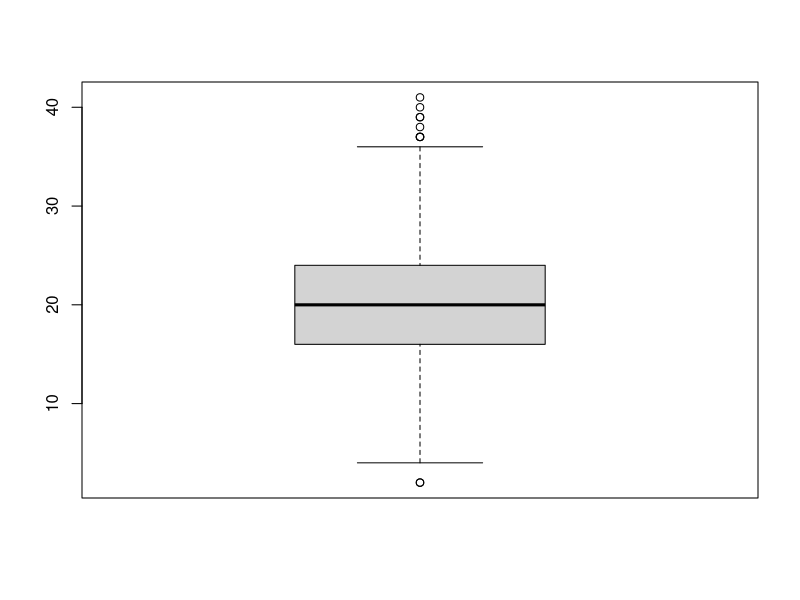
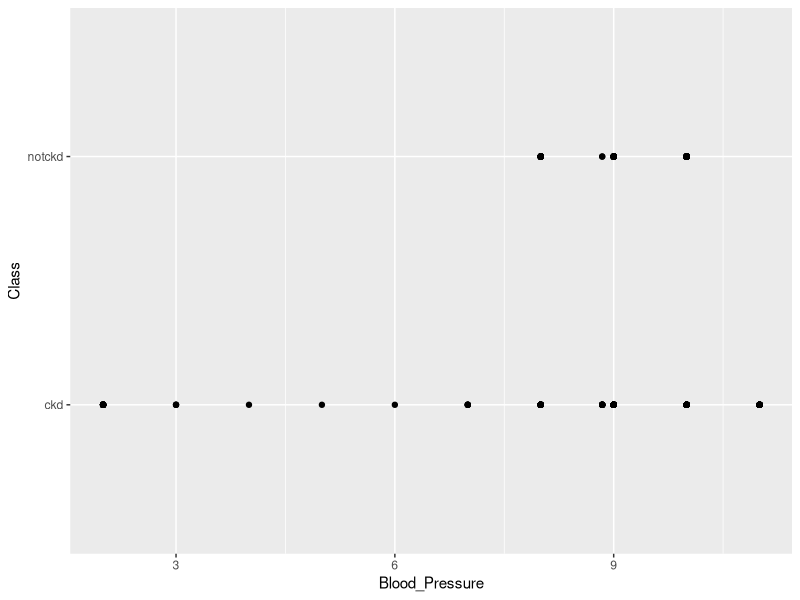
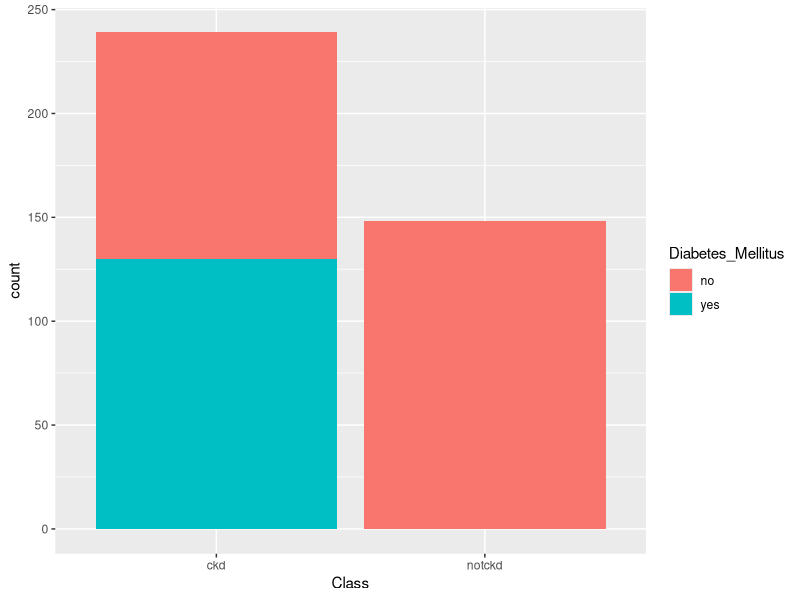
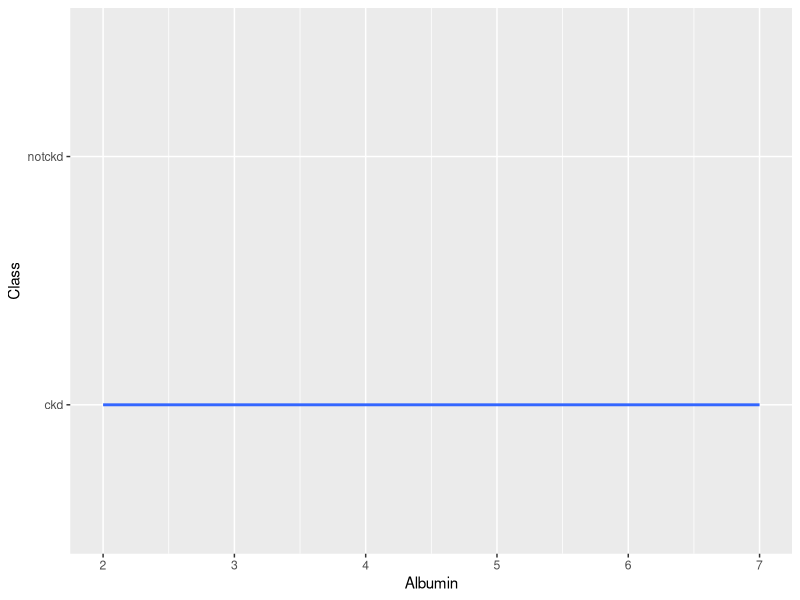
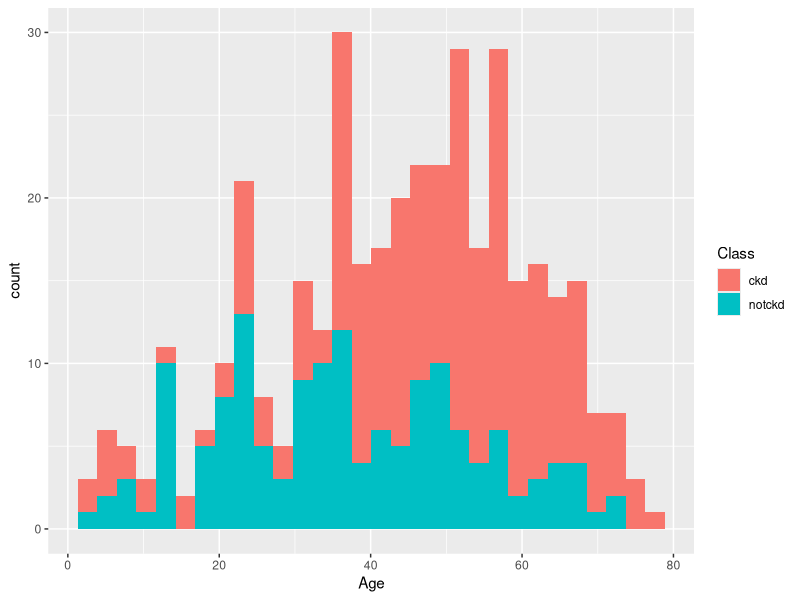
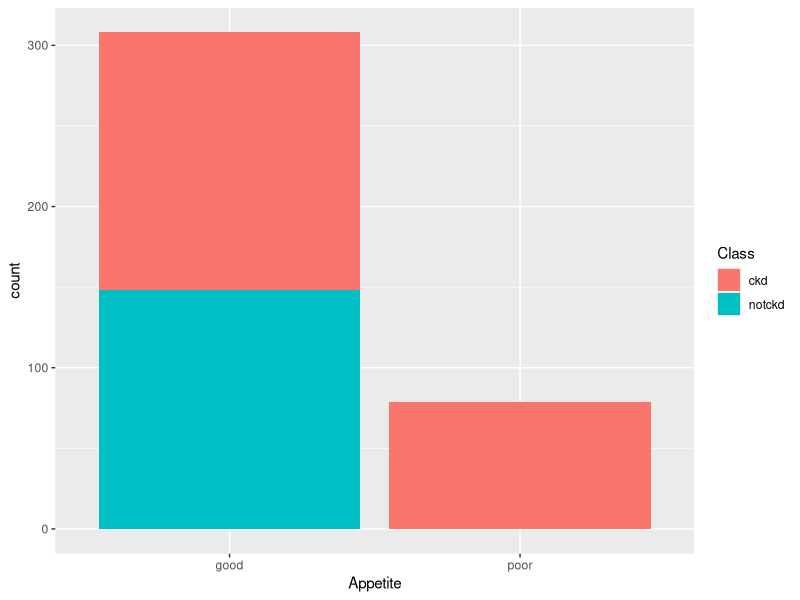
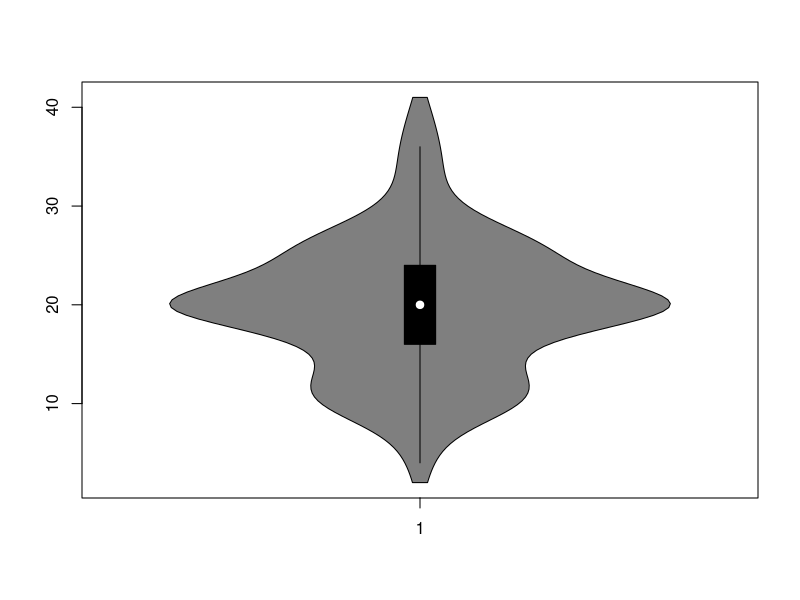
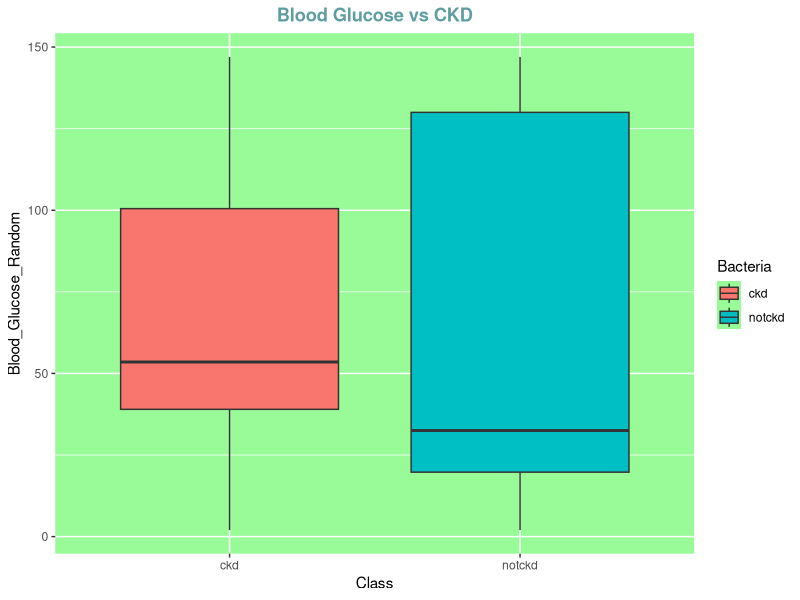

Write R code to recreate these figures, in order.
setwd("F:/SRET/Projects/RProgramming")
library(dplyr)
library(ggplot2)
library(caret)
library(magrittr)
library(party)
library(caTools)
#importing the dataset
kidneydata<-read.csv('chronic_kidney_disease_full.csv',stringsAsFactors = T)
#to keep Class col as string
kidneydata$class<-as.character(kidneydata$class)
head(kidneydata)
tail(kidneydata)
str(kidneydata)
summary(kidneydata)
#exploring the dataset
kidneydata
names(kidneydata)
#viewing first few rows of the dataset
head(kidneydata)
#checking about all the columns
summary(kidneydata)
#checking unique values of each column
l_unique <- lapply(kidneydata,unique)
l_unique
#dropping unwanted rows which consist invalid data
kidneydata<-subset(kidneydata,kidneydata$appet!="no")
kidneydata<-subset(kidneydata,kidneydata$rbcc !="\t?")
kidneydata<-subset(kidneydata,kidneydata$class !="ckd\t")
#correcting typing mistake
kidneydata<-kidneydata %>% mutate(dm = replace(dm,dm==" yes","yes")) %>% mutate(dm = replace(dm,dm=="\tyes","yes")) %>% mutate(dm = replace(dm,dm=="\tno","no")) %>% mutate(cad = replace(cad,cad=="\tno","no")) %>% mutate(cad = replace(cad,cad=="\tyes","yes"))
#replacing the invalid missing values with NA
colSums(is.na(kidneydata))
#dropping all rows which has missing age
kidneydata<-subset(kidneydata,kidneydata$age!="?")
kidneydata<-kidneydata %>% mutate(bp = replace(bp,bp=="?",NA))
kidneydata<-kidneydata %>% mutate(sg = replace(sg,sg=="?",NA))
kidneydata<-kidneydata %>% mutate(al = replace(al,al=="?",NA))
kidneydata<-kidneydata %>% mutate(su = replace(su,su=="?",NA))
kidneydata<-kidneydata %>% mutate(rbc = replace(rbc,rbc=="?",NA))
kidneydata<-kidneydata %>% mutate(pc = replace(pc,pc=="?",NA))
kidneydata<-kidneydata %>% mutate(pcc = replace(pcc,pcc=="?",NA))
kidneydata<-kidneydata %>% mutate(ba = replace(ba,ba=="?",NA))
kidneydata<-kidneydata %>% mutate(bgr = replace(bgr,bgr=="?",NA))
kidneydata<-kidneydata %>% mutate(bu = replace(bu,bu=="?",NA))
kidneydata<-kidneydata %>% mutate(sc = replace(sc,sc=="?",NA))
kidneydata<-kidneydata %>% mutate(sod = replace(sod,sod=="?",NA))
kidneydata<-kidneydata %>% mutate(pot = replace(pot,pot=="?",NA))
kidneydata<-kidneydata %>% mutate(hemo = replace(hemo,hemo=="?",NA))
kidneydata<-kidneydata %>% mutate(pcv = replace(pcv,pcv=="?",NA))
kidneydata<-kidneydata %>% mutate(wbcc = replace(wbcc,wbcc=="?",NA))
kidneydata<-kidneydata %>% mutate(rbcc= replace(rbcc,rbcc=="?",NA))
kidneydata<-kidneydata %>% mutate(htn= replace(htn,htn=="?",NA))
kidneydata<-kidneydata %>% mutate(dm = replace(dm,dm=="?",NA))
kidneydata<-kidneydata %>% mutate(cad = replace(cad,cad=="?",NA))
kidneydata<-kidneydata %>% mutate(appet = replace(appet,appet=="?",NA))
kidneydata<-kidneydata %>% mutate(pe = replace(pe,pe=="?",NA))
kidneydata<-kidneydata %>% mutate(ane = replace(ane,ane=="?",NA))

#checking the total number of null in each coloumns
#converting character data which are suitable for numeric
kidneydata$age<-as.numeric(kidneydata$age)
kidneydata$bp<-as.numeric(kidneydata$bp)
kidneydata$sg<-as.numeric(kidneydata$sg)
kidneydata$al<-as.numeric(kidneydata$al)
kidneydata$su<-as.numeric(kidneydata$su)
kidneydata$bgr<-as.numeric(kidneydata$bgr)
kidneydata$bu<-as.numeric(kidneydata$bu)
kidneydata$sc<-as.numeric(kidneydata$sc)
kidneydata$sod<-as.numeric(kidneydata$sod)
kidneydata$pot<-as.numeric(kidneydata$pot)
kidneydata$hemo<-as.numeric(kidneydata$hemo)
kidneydata$pcv<-as.numeric(kidneydata$pcv)
kidneydata$wbcc<-as.numeric(kidneydata$wbcc)
kidneydata$rbcc<-as.numeric(kidneydata$rbcc)
#renaming all the coloumns for readability
names(kidneydata)[names(kidneydata)=='age']<-'Age'
names(kidneydata)[names(kidneydata)=='bp']<-'Blood_Pressure'
names(kidneydata)[names(kidneydata)=='sg']<-'Specific_Gravity'
names(kidneydata)[names(kidneydata)=='al']<-'Albumin'
names(kidneydata)[names(kidneydata)=='su']<-'Sugar'
names(kidneydata)[names(kidneydata)=='rbc']<-'Red_Blood_Cells'
names(kidneydata)[names(kidneydata)=='pc']<-'Pus_Cell'
names(kidneydata)[names(kidneydata)=='pcc']<-'Pus_Cell_Dumps'
names(kidneydata)[names(kidneydata)=='ba']<-'Bacteria'
names(kidneydata)[names(kidneydata)=='bgr']<-'Blood_Glucose_Random'
names(kidneydata)[names(kidneydata)=='bu']<-'Blood_Urea'
names(kidneydata)[names(kidneydata)=='sc']<-'Serum_Creatinine'
names(kidneydata)[names(kidneydata)=='sod']<-'Sodium'
names(kidneydata)[names(kidneydata)=='pot']<-'Potassium'
names(kidneydata)[names(kidneydata)=='hemo']<-'Hemoglobin'
names(kidneydata)[names(kidneydata)=='pcv']<-'Packed_Cell_Volume'
names(kidneydata)[names(kidneydata)=='wbcc']<-'White_Blood_Cell_Count'
names(kidneydata)[names(kidneydata)=='rbcc']<-'Red_Blood_Cell_Count'
names(kidneydata)[names(kidneydata)=='htn']<-'Hypertension'
names(kidneydata)[names(kidneydata)=='dm']<-'Diabetes_Mellitus'
names(kidneydata)[names(kidneydata)=='cad']<-'Coronary_Artery_Disease'
names(kidneydata)[names(kidneydata)=='appet']<-'Appetite'
names(kidneydata)[names(kidneydata)=='pe']<-'Pedal_Edema'
names(kidneydata)[names(kidneydata)=='ane']<-'Anemia'
names(kidneydata)[names(kidneydata)=='class']<-'Class'
colSums(is.na(kidneydata))

#replacing all the missing values with appropriate values
kidneydata$Blood_Pressure
data<-kidneydata
data$Blood_Pressure
data$Blood_Pressure[is.na(data$Blood_Pressure)]<-mean(data$Blood_Pressure,na.rm = TRUE)
data$Specific_Gravity[is.na(data$Specific_Gravity)]<-median(data$Specific_Gravity,na.rm = TRUE)
data$Albumin[is.na(data$Albumin)]<-median(data$Albumin,na.rm = TRUE)
data$Sugar[is.na(data$Sugar)]<-0
data$Red_Blood_Cells[is.na(data$Red_Blood_Cells)]<-"normal"
data$Pus_Cell[is.na(data$Pus_Cell)]<-"normal"
data$Pus_Cell_Dumps[is.na(data$Pus_Cell_Dumps)]<-'notpresent'
data$Bacteria[is.na(data$Bacteria)]<-"notpresent"
data$Blood_Glucose_Random[is.na(data$Blood_Glucose_Random)]<-median(data$Blood_Glucose_Random,na.rm = TRUE)
data$Blood_Urea[is.na(data$Blood_Urea)]<-median(data$Blood_Urea,na.rm = TRUE)
data$Serum_Creatinine[is.na(data$Serum_Creatinine)]<-median(data$Serum_Creatinine,na.rm = TRUE)
data$Sodium[is.na(data$Sodium)]<-median(data$Sodium,na.rm = TRUE)
data$Potassium[is.na(data$Potassium)]<-median(data$Potassium,na.rm = TRUE)
data$Hemoglobin[is.na(data$Hemoglobin)]<-mean(data$Hemoglobin,na.rm = TRUE)
data$Packed_Cell_Volume[is.na(data$Packed_Cell_Volume)]<-median(data$Packed_Cell_Volume,na.rm = TRUE)
data$White_Blood_Cell_Count[is.na(data$White_Blood_Cell_Count)]<-median(data$White_Blood_Cell_Count,na.rm = TRUE)
data$Red_Blood_Cell_Count[is.na(data$Red_Blood_Cell_Count)]<-median(data$Red_Blood_Cell_Count,na.rm = TRUE)
data$Hypertension[is.na(data$Hypertension)]<-"no"
data$Diabetes_Mellitus[is.na(data$Diabetes_Mellitus)]<-'no'
data$Coronary_Artery_Disease[is.na(data$Coronary_Artery_Disease)]<-"no"
data$Appetite[is.na(data$Appetite)]<-'good'
data$Pedal_Edema[is.na(data$Pedal_Edema)]<-'no'
data$Anemia[is.na(data$Anemia)]<-'no'
colSums(is.na(kidneydata))

#Visualising
kidneydata<-data
kidneydata$Sugar
head(kidneydata)
boxplot(kidneydata$Potassium)
ggplot(data=kidneydata,aes(y=Class,x=Blood_Pressure))+geom_point() #Scatterplot
ggplot(data=kidneydata,aes(x=Class,fill=Diabetes_Mellitus))+geom_bar()
ggplot(data=kidneydata,aes(y=Class,x=Albumin))+geom_smooth()
ggplot(data=kidneydata,aes(x=Age,fill=Class))+geom_histogram(bins = 30)
ggplot(data = kidneydata,aes(x=Appetite,fill=Class))+geom_bar(position = "stack")
library("vioplot")
vioplot(kidneydata$Potassium)
obj1<- ggplot(data=kidneydata,aes(x=factor(Class),y=Blood_Glucose_Random,fill=factor(Class)))+geom_boxplot()
obj2<- obj1+labs(title="Blood Glucose vs CKD",x='Class',fill='Bacteria')
obj2+theme(panel.background=element_rect(fill='palegreen'))->obj3
obj3+theme(plot.title=element_text(hjust=0.5,face="bold",colour='cadetblue')) ->obj4
obj4
#
y<-dnorm(kidneydata$Age,mean(kidneydata$Age),sd(kidneydata$Age))

plot(kidneydata,y)
png(file="dnormExample.png")




#model
#fiting the model using glm and predicting using pred

kidneydata<-kidneydata %>% mutate(Class = replace(Class,Class=="ckd",1)) %>% mutate(Class = replace(Class,Class=="notckd",0))
kidneydata$Class<-as.numeric(kidneydata$Class)
kidneydata$Class
numeric_col<-Filter(is.numeric,kidneydata)
numeric_col$Class
train.index <- createDataPartition(kidneydata$Class, p = .7, list = FALSE)
train <- kidneydata[ train.index,]
test  <- kidneydata[-train.index,]
train.index <- createDataPartition(numeric_col$Class, p = .7, list = FALSE)
train <- numeric_col[ train.index,]
test  <- numeric_col[-train.index,]
train
count(train,Class,sort=T)
count(test,Class,sort=T)
colnames(train)
formula <- as.factor(Class)~Blood_Pressure+Specific_Gravity+Albumin+Sugar+Blood_Glucose_Random+Blood_Urea+Serum_Creatinine+Sodium+Potassium+Hemoglobin+Packed_Cell_Volume+White_Blood_Cell_Count+Red_Blood_Cell_Count+Age
treemodel<-ctree(formula,train)
plot(treemodel,pretty=0.5)
summary(treemodel)
predict_model <- predict(treemodel,test)
cfm<-table(test$Class,predict_model)
cfm
ac<-sum(diag(cfm))/sum(cfm)
ac  
#logistic Regression
model <- glm(Class~.,family = "binomial",data = train,maxit=100)
summary(model)

res<-predict(model,test,type="response")
head(res)

glm.pred<-ifelse(res>0.5,1,0)
table(glm.pred,test$Class)

mean(glm.pred==test$Class)

dev.cur()
dev.off(6)
dev.cur()
